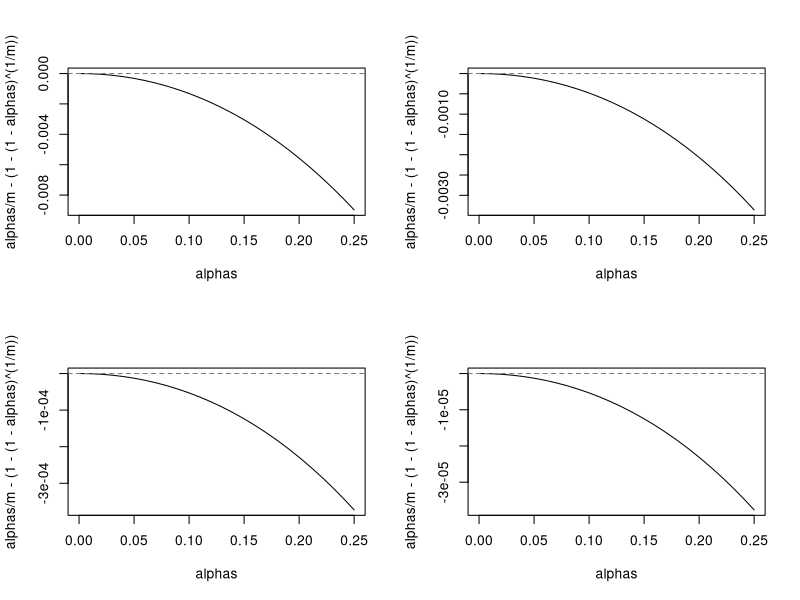

Here is the R script that generated this plot: (Note: this script raises an error after producing the figure.)
alphas <- seq(0,0.25,0.01)
par(mfrow=c(2,2))
for(m in c(2,10,100,1000)){
  plot(alphas,alphas/m - (1-(1-alphas)^(1/m)),type="l")
  abline(h=0,col=2,lty=2)
}


set.seed(1)
B <- 10000
m <- 8793
alpha <- 0.05
pvals <- matrix(runif(B*m,0,1),B,m)
k <- alpha/m
mistakes <- rowSums(pvals<k) 
mean(mistakes>0)


set.seed(1)
B <- 10000
m <- 8793
alpha <- 0.05
pvals <- matrix(runif(B*m,0,1),B,m)
k <- 1-(1-alpha)^(1/m)
mistakes <- rowSums(pvals<k) 
mean(mistakes>0)